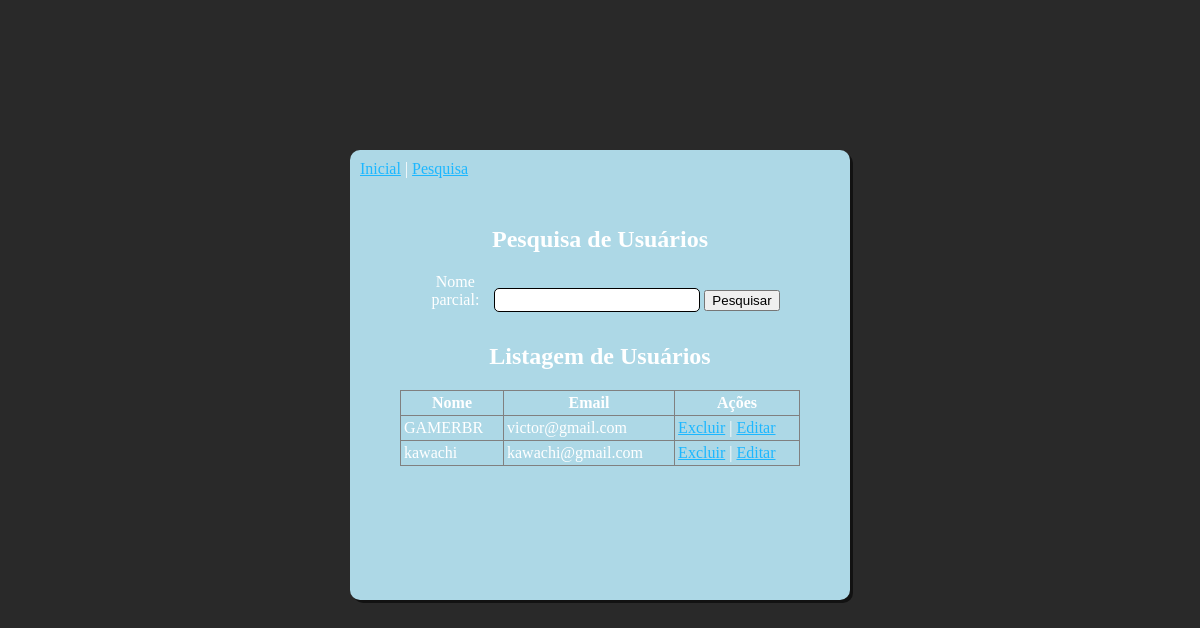
Screenshot of /benkyo_project/pesquisa.php with the database file from the repository.
### tables this page shows
CREATE TABLE `usuario` (
  `id` int(11) NOT NULL,
  `nome` varchar(100) NOT NULL,
  `email` varchar(100) NOT NULL,
  `senha` varchar(255) NOT NULL
);

### benkyo_project/pesquisa.php (the view, shortened to what this page needs)
<!DOCTYPE html>
<html lang='pt-br'>
	<head>
		<link rel="stylesheet" href="pesquisa.css">
	</head>
	<body>
		<div class="box-center">
			<div class="box">
			<div id="link">
			<a href='index.php'>Inicial</a>
			|
			<a href='pesquisa.php'>Pesquisa</a>
			</div>
			<br>
		<h2 align="center">Pesquisa de Usuários</h2>
		<div class="pesquisa">
			<form method="post" action="pesquisa.php">
				<label align="center">Nome parcial:</label>
				<input type="text" name="nome" />
				<button type="submit">Pesquisar</button>
			</form>
		</div>
		<h2 align="center">Listagem de Usuários</h2>
		<table border>
			<tr>
				<th>Nome</th>
				<th>Email</th>
				<th>Ações</th>
			</tr>
		<?php
			$nome = '';
			$datasource = 'mysql:host=localhost;dbname=benkyo_project';
			$user = 'root';
			$pass = 'vertrigo';
			$db = new PDO($datasource, $user, $pass);
			$query = "SELECT * FROM usuario WHERE nome LIKE '%$nome%'";
			$stm = $db -> prepare($query);
			if ($stm -> execute()) {
				$result = $stm->fetchAll(PDO::FETCH_ASSOC);
				foreach($result as $row) {
					$id = $row['id'];
					$nome = $row['nome'];
					$email = $row['email'];
					print "<tr>
					<td>$nome</td>
					<td>$email</td>
					<td><a href='delete.php?id=$id'>Excluir</a> |
					<a href='edita.php?id=$id'>Editar</a></td>
					</tr>";
				}
			} else {
				print '<p>Erro ao listar usuários!</p>';
			}
		?>
		</table>
		</div>
		</div>
	</body>
</html>

### benkyo_project/pesquisa.css (style rules this page uses)
.box-center { height: 500px; width: 500px; position: absolute; left: 50%; top: 50%; transform: translate(-50%, -50%) ; }
.box { width: 500px; min-height: 450px; background-color: lightblue; border-radius: 10px; box-shadow: 3px 3px rgba(0, 0, 0, 0.562); }
label { width: 70px; padding-bottom:15px ; display: inline-block; }
input { border-radius: 5px; border:solid black 1px ; width: 200px; height:20px; }
body { background-color: #292929;; color: white; }
table { border-collapse: collapse ; transform: translate(-50%,0%); left: 50%; position: absolute; width: 400px; }
th, td { padding: 3px; }
a { color: rgb(28, 183, 255); }
#link { height: fit-content; width: fit-content; padding: 10px; }
.pesquisa { height: 50px; width: fit-content; margin-left: auto; margin-right: auto; }

### rows the page displays
usuario: nome "GAMERBR", email "victor@gmail.com"
usuario: nome "kawachi", email "kawachi@gmail.com"
